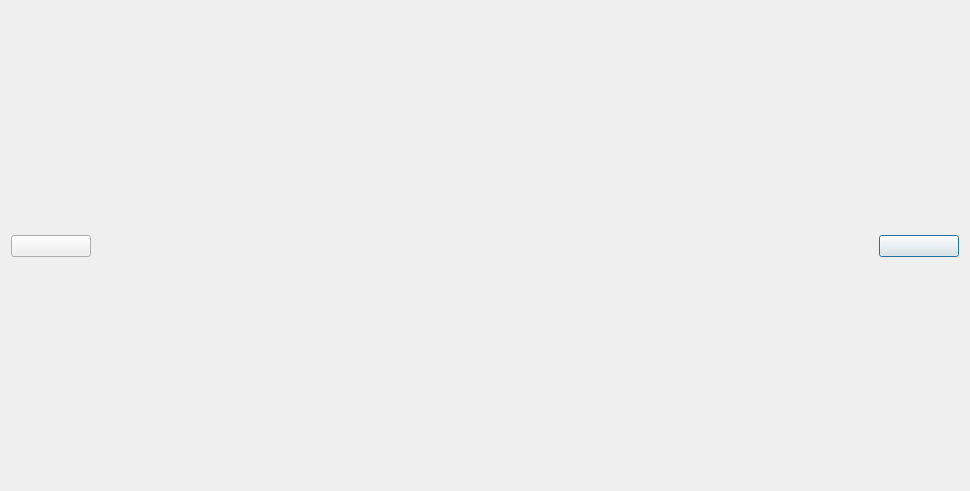
<?xml version="1.0" encoding="UTF-8"?>
<ui version="4.0">
 <class>PicShow</class>
 <widget class="QDialog" name="PicShow">
  <property name="geometry">
   <rect>
    <x>0</x>
    <y>0</y>
    <width>970</width>
    <height>491</height>
   </rect>
  </property>
  <property name="minimumSize">
   <size>
    <width>970</width>
    <height>480</height>
   </size>
  </property>
  <property name="windowTitle">
   <string>Dialog</string>
  </property>
  <layout class="QHBoxLayout" name="horizontalLayout">
   <item>
    <layout class="QGridLayout" name="gridLayout">
     <item row="1" column="1">
      <spacer name="horizontalSpacer">
       <property name="orientation">
        <enum>Qt::Orientation::Horizontal</enum>
       </property>
       <property name="sizeHint" stdset="0">
        <size>
         <width>40</width>
         <height>20</height>
        </size>
       </property>
      </spacer>
     </item>
     <item row="1" column="5">
      <widget class="QWidget" name="widget_2" native="true">
       <property name="minimumSize">
        <size>
         <width>80</width>
         <height>0</height>
        </size>
       </property>
       <property name="maximumSize">
        <size>
         <width>80</width>
         <height>16777215</height>
        </size>
       </property>
       <layout class="QVBoxLayout" name="verticalLayout_2">
        <property name="leftMargin">
         <number>0</number>
        </property>
        <property name="topMargin">
         <number>0</number>
        </property>
        <property name="rightMargin">
         <number>0</number>
        </property>
        <property name="bottomMargin">
         <number>0</number>
        </property>
        <item>
         <widget class="PicButton" name="nextBtn">
          <property name="text">
           <string/>
          </property>
         </widget>
        </item>
       </layout>
      </widget>
     </item>
     <item row="1" column="3">
      <widget class="QLabel" name="label">
       <property name="text">
        <string/>
       </property>
      </widget>
     </item>
     <item row="0" column="3">
      <spacer name="verticalSpacer">
       <property name="orientation">
        <enum>Qt::Orientation::Vertical</enum>
       </property>
       <property name="sizeHint" stdset="0">
        <size>
         <width>20</width>
         <height>40</height>
        </size>
       </property>
      </spacer>
     </item>
     <item row="1" column="0">
      <widget class="QWidget" name="widget" native="true">
       <property name="minimumSize">
        <size>
         <width>80</width>
         <height>0</height>
        </size>
       </property>
       <property name="maximumSize">
        <size>
         <width>80</width>
         <height>16777215</height>
        </size>
       </property>
       <layout class="QVBoxLayout" name="verticalLayout">
        <property name="leftMargin">
         <number>0</number>
        </property>
        <property name="topMargin">
         <number>0</number>
        </property>
        <property name="rightMargin">
         <number>0</number>
        </property>
        <property name="bottomMargin">
         <number>0</number>
        </property>
        <item>
         <widget class="PicButton" name="previousBtn">
          <property name="text">
           <string/>
          </property>
         </widget>
        </item>
       </layout>
      </widget>
     </item>
     <item row="1" column="4">
      <spacer name="horizontalSpacer_2">
       <property name="orientation">
        <enum>Qt::Orientation::Horizontal</enum>
       </property>
       <property name="sizeHint" stdset="0">
        <size>
         <width>40</width>
         <height>20</height>
        </size>
       </property>
      </spacer>
     </item>
     <item row="2" column="3">
      <spacer name="verticalSpacer_2">
       <property name="orientation">
        <enum>Qt::Orientation::Vertical</enum>
       </property>
       <property name="sizeHint" stdset="0">
        <size>
         <width>20</width>
         <height>40</height>
        </size>
       </property>
      </spacer>
     </item>
    </layout>
   </item>
  </layout>
 </widget>
 <customwidgets>
  <customwidget>
   <class>PicButton</class>
   <extends>QPushButton</extends>
   <header>picbutton.h</header>
  </customwidget>
 </customwidgets>
 <resources/>
 <connections/>
</ui>
